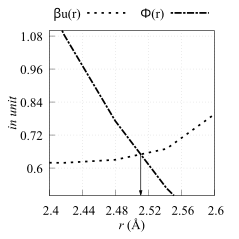

Reproduce this figure in gnuplot.
# arrow x coordinate
axc = 2.51081
# arrow tail x coordinate
atyc = 0.648398
# arrow head x coordinate
ahyc = 0.501

set arrow 1 from axc, atyc to axc, ahyc head filled size screen 0.02,15 lw 2 lc rgb "black" front

lwca = 'LWCA.RES'

set terminal eps enhanced background rgb 'white' \
    size 2.39, 2.39                                    \
    font "Times New Roman,14pt"

set encoding iso_8859_1

set output 'sigma.eps'

#: range
xr_uf = 2.4
xr_ut = 2.6

yr_uf = 0.5
yr_ut = 1.1

set xr [xr_uf to xr_ut]
set yr [yr_uf to yr_ut]

#: tics
set xtics 0.0, 0.04 nomirror
set ytics 0.0, 0.12 nomirror

#: line styles

l_w = 5
set style line 11 dt (5,  10)                       lw l_w lc "black"
set style line 12 dt (5,  3, 15, 3) 		    lw l_w lc "black"

set xlabel "{/Times-Italic r} (\305)" offset 0, 0.5 font "Times New Roman,14"
set ylabel "{/Times-Italic in unit}" offset 2, 0 font "Times New Roman,14"

set grid
set size square

set key tmargin center offset 0, 0.05 horizontal maxrows 1 columns 2 \
           samplen 5 font "Times New Roman,14"

set margin 7.5, 3.7, 0.9, 0

pl lwca u 1:2 w l ls 11 title "{/Symbol b}u(r)", \
   ""   u 1:3 w l ls 12 title "{/Symbol F}(r)"
